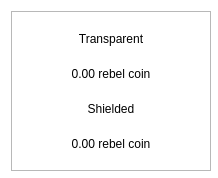
<?xml version="1.0" encoding="UTF-8"?>
<ui version="4.0">
 <class>BalanceBubble</class>
 <widget class="QWidget" name="BalanceBubble">
  <property name="geometry">
   <rect>
    <x>0</x>
    <y>0</y>
    <width>218</width>
    <height>178</height>
   </rect>
  </property>
  <property name="minimumSize">
   <size>
    <width>218</width>
    <height>178</height>
   </size>
  </property>
  <property name="maximumSize">
   <size>
    <width>250</width>
    <height>178</height>
   </size>
  </property>
  <property name="windowTitle">
   <string>Form</string>
  </property>
  <property name="styleSheet">
   <string notr="true">#BalanceBubble{
background-color:transparent
}</string>
  </property>
  <layout class="QVBoxLayout" name="verticalLayout_2">
   <property name="spacing">
    <number>0</number>
   </property>
   <item>
    <widget class="QFrame" name="frame">
     <property name="minimumSize">
      <size>
       <width>200</width>
       <height>160</height>
      </size>
     </property>
     <property name="maximumSize">
      <size>
       <width>250</width>
       <height>160</height>
      </size>
     </property>
     <property name="styleSheet">
      <string notr="true"/>
     </property>
     <property name="frameShape">
      <enum>QFrame::StyledPanel</enum>
     </property>
     <property name="frameShadow">
      <enum>QFrame::Raised</enum>
     </property>
     <property name="lineWidth">
      <number>10</number>
     </property>
     <layout class="QVBoxLayout" name="verticalLayout">
      <property name="spacing">
       <number>0</number>
      </property>
      <item>
       <layout class="QHBoxLayout" name="horizontalLayout">
        <item>
         <widget class="QLabel" name="lblFirst">
          <property name="styleSheet">
           <string notr="true"/>
          </property>
          <property name="text">
           <string>Transparent</string>
          </property>
          <property name="alignment">
           <set>Qt::AlignCenter</set>
          </property>
         </widget>
        </item>
       </layout>
      </item>
      <item>
       <widget class="QLabel" name="textTransparent">
        <property name="styleSheet">
         <string notr="true"/>
        </property>
        <property name="text">
         <string>0.00 rebel coin</string>
        </property>
        <property name="alignment">
         <set>Qt::AlignCenter</set>
        </property>
       </widget>
      </item>
      <item>
       <widget class="QLabel" name="lblSecond">
        <property name="styleSheet">
         <string notr="true"/>
        </property>
        <property name="text">
         <string>Shielded</string>
        </property>
        <property name="alignment">
         <set>Qt::AlignCenter</set>
        </property>
       </widget>
      </item>
      <item>
       <widget class="QLabel" name="textShielded">
        <property name="styleSheet">
         <string notr="true"/>
        </property>
        <property name="text">
         <string>0.00 rebel coin</string>
        </property>
        <property name="alignment">
         <set>Qt::AlignCenter</set>
        </property>
       </widget>
      </item>
     </layout>
    </widget>
   </item>
  </layout>
 </widget>
 <resources/>
 <connections/>
</ui>
